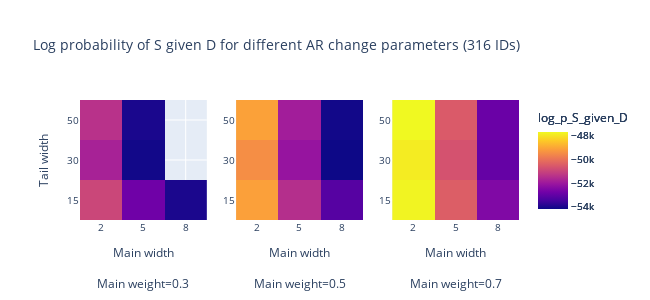

The cell this chart's notebook holds for it:
### Code cell
# Plot heatmap with main width on x axis, tail width on y axis and log_p_S_given_D as the color, just use the first 3 main weights

fig = make_subplots(1, 3)


def add_heatmap_for_weight(df, weight, col):
    df = df[df["main weight"] == weight]
    fig.add_trace(
        go.Heatmap(z=df["log_p_S_given_D"], x=df["main width"], y=df["tail width"]),
        row=1,
        col=col,
    )
    fig.update_xaxes(
        type="category",
        row=1,
        col=col,
        title="Main width<br><br>Main weight=" + str(weight),
    )


add_heatmap_for_weight(df_heatmap, 0.3, 1)
add_heatmap_for_weight(df_heatmap, 0.5, 2)
add_heatmap_for_weight(df_heatmap, 0.7, 3)

fig.update_layout(
    title=f"Log probability of S given D for different AR change parameters ({len(IDs.keys())} IDs)",
    yaxis_title="Tail width",
    # yaxis_type='log',
    width=650,
    height=300,
    font_size=10,
)
# Recude font size of the subplot titles
for annotation in fig["layout"]["annotations"]:
    annotation["font"] = dict(size=14)
# use the same color scale for all subplots
fig.update_traces(
    zmin=min(df_heatmap.log_p_S_given_D[df_heatmap.log_p_S_given_D != -np.inf]),
    zmax=max(df_heatmap.log_p_S_given_D),
    colorbar=dict(title="log_p_S_given_D"),
)
# X axis and y axis are categorical
fig.update_yaxes(type="category")

fig.show()

### Figure 1 — Plotly figure (JSON) as saved in the notebook; plotly's stock layout.template omitted (floating-point values rounded to 4 significant figures)
{"data": [{"colorbar": {"title": {"text": "log_p_S_given_D"}}, "type": "heatmap", "x": [2, 2, 2, 5, 5, 5, 8, 8, 8], "xaxis": "x", "y": [15, 30, 50, 15, 30, 50, 15, 30, 50], "yaxis": "y", "z": [-50940.0, -51780.0, -51410.0, -52790.0, -54120.0, -54020.0, -54010.0, null, null], "zmax": -47680.0, "zmin": -54190.0}, {"colorbar": {"title": {"text": "log_p_S_given_D"}}, "type": "heatmap", "x": [2, 2, 2, 5, 5, 5, 8, 8, 8], "xaxis": "x2", "y": [15, 30, 50, 15, 30, 50, 15, 30, 50], "yaxis": "y2", "z": [-49110.0, -49440.0, -49090.0, -51480.0, -52130.0, -51890.0, -53200.0, -54190.0, -54130.0], "zmax": -47680.0, "zmin": -54190.0}, {"colorbar": {"title": {"text": "log_p_S_given_D"}}, "type": "heatmap", "x": [2, 2, 2, 5, 5, 5, 8, 8, 8], "xaxis": "x3", "y": [15, 30, 50, 15, 30, 50, 15, 30, 50], "yaxis": "y3", "z": [-47750.0, -47880.0, -47680.0, -50420.0, -50690.0, -50510.0, -52490.0, -52960.0, -52870.0], "zmax": -47680.0, "zmin": -54190.0}], "layout": {"font": {"size": 10}, "height": 300, "title": {"text": "Log probability of S given D for different AR change parameters (316 IDs)"}, "width": 650, "xaxis": {"anchor": "y", "domain": [0, 0.2889], "title": {"text": "Main width<br><br>Main weight=0.3"}, "type": "category"}, "xaxis2": {"anchor": "y2", "domain": [0.3556, 0.6444], "title": {"text": "Main width<br><br>Main weight=0.5"}, "type": "category"}, "xaxis3": {"anchor": "y3", "domain": [0.7111, 1], "title": {"text": "Main width<br><br>Main weight=0.7"}, "type": "category"}, "yaxis": {"anchor": "x", "domain": [0, 1], "title": {"text": "Tail width"}, "type": "category"}, "yaxis2": {"anchor": "x2", "domain": [0, 1], "type": "category"}, "yaxis3": {"anchor": "x3", "domain": [0, 1], "type": "category"}}}
